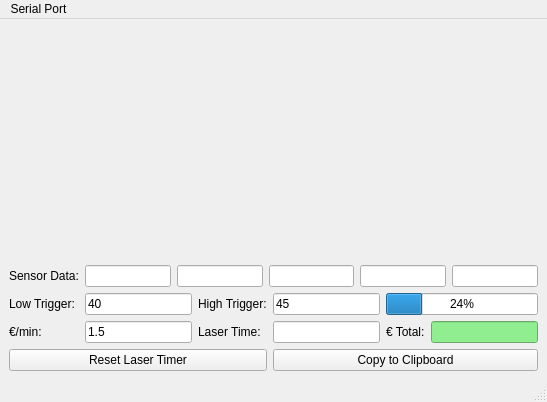
<?xml version="1.0" encoding="UTF-8"?>
<ui version="4.0">
 <class>MainWindow</class>
 <widget class="QMainWindow" name="MainWindow">
  <property name="geometry">
   <rect>
    <x>0</x>
    <y>0</y>
    <width>547</width>
    <height>402</height>
   </rect>
  </property>
  <property name="windowTitle">
   <string>MainWindow</string>
  </property>
  <widget class="QWidget" name="centralwidget">
   <layout class="QVBoxLayout" name="verticalLayout">
    <item>
     <widget class="AdcView" name="adcview" native="true">
      <property name="sizePolicy">
       <sizepolicy hsizetype="Preferred" vsizetype="Expanding">
        <horstretch>0</horstretch>
        <verstretch>0</verstretch>
       </sizepolicy>
      </property>
     </widget>
    </item>
    <item>
     <layout class="QGridLayout" name="gridLayout_2">
      <property name="sizeConstraint">
       <enum>QLayout::SetMinimumSize</enum>
      </property>
      <item row="1" column="0">
       <widget class="QLabel" name="label">
        <property name="text">
         <string>Low Trigger:</string>
        </property>
       </widget>
      </item>
      <item row="1" column="1">
       <widget class="QLineEdit" name="trigger_low">
        <property name="text">
         <string>40</string>
        </property>
       </widget>
      </item>
      <item row="1" column="2">
       <widget class="QLabel" name="label_2">
        <property name="text">
         <string>High Trigger:</string>
        </property>
       </widget>
      </item>
      <item row="1" column="3">
       <widget class="QLineEdit" name="trigger_high">
        <property name="text">
         <string>45</string>
        </property>
       </widget>
      </item>
      <item row="0" column="0">
       <widget class="QLabel" name="label_3">
        <property name="text">
         <string>Sensor Data:</string>
        </property>
       </widget>
      </item>
      <item row="0" column="1" colspan="5">
       <layout class="QHBoxLayout" name="horizontalLayout">
        <item>
         <widget class="QLineEdit" name="m1">
          <property name="focusPolicy">
           <enum>Qt::NoFocus</enum>
          </property>
          <property name="readOnly">
           <bool>true</bool>
          </property>
         </widget>
        </item>
        <item>
         <widget class="QLineEdit" name="m2">
          <property name="focusPolicy">
           <enum>Qt::NoFocus</enum>
          </property>
          <property name="readOnly">
           <bool>true</bool>
          </property>
         </widget>
        </item>
        <item>
         <widget class="QLineEdit" name="m3">
          <property name="focusPolicy">
           <enum>Qt::NoFocus</enum>
          </property>
          <property name="readOnly">
           <bool>true</bool>
          </property>
         </widget>
        </item>
        <item>
         <widget class="QLineEdit" name="m4">
          <property name="focusPolicy">
           <enum>Qt::NoFocus</enum>
          </property>
          <property name="readOnly">
           <bool>true</bool>
          </property>
         </widget>
        </item>
        <item>
         <widget class="QLineEdit" name="m5">
          <property name="focusPolicy">
           <enum>Qt::NoFocus</enum>
          </property>
          <property name="readOnly">
           <bool>true</bool>
          </property>
         </widget>
        </item>
       </layout>
      </item>
      <item row="1" column="4" colspan="2">
       <widget class="QProgressBar" name="trigger">
        <property name="value">
         <number>24</number>
        </property>
       </widget>
      </item>
      <item row="2" column="0">
       <widget class="QLabel" name="label_5">
        <property name="text">
         <string>€/min:</string>
        </property>
       </widget>
      </item>
      <item row="2" column="1">
       <widget class="QLineEdit" name="euro_min">
        <property name="text">
         <string>1.5</string>
        </property>
       </widget>
      </item>
      <item row="3" column="0" colspan="3">
       <widget class="QPushButton" name="reset">
        <property name="text">
         <string>Reset Laser Timer</string>
        </property>
       </widget>
      </item>
      <item row="3" column="3" colspan="3">
       <widget class="QPushButton" name="copy">
        <property name="text">
         <string>Copy to Clipboard</string>
        </property>
       </widget>
      </item>
      <item row="2" column="3">
       <widget class="QLineEdit" name="laser_time">
        <property name="focusPolicy">
         <enum>Qt::NoFocus</enum>
        </property>
        <property name="readOnly">
         <bool>true</bool>
        </property>
       </widget>
      </item>
      <item row="2" column="5">
       <widget class="QLineEdit" name="euro_total">
        <property name="font">
         <font>
          <weight>75</weight>
          <bold>true</bold>
         </font>
        </property>
        <property name="focusPolicy">
         <enum>Qt::NoFocus</enum>
        </property>
        <property name="styleSheet">
         <string>background: lightgreen;</string>
        </property>
        <property name="readOnly">
         <bool>true</bool>
        </property>
       </widget>
      </item>
      <item row="2" column="4">
       <widget class="QLabel" name="label_6">
        <property name="text">
         <string>€ Total:</string>
        </property>
       </widget>
      </item>
      <item row="2" column="2">
       <widget class="QLabel" name="label_4">
        <property name="text">
         <string>Laser Time:</string>
        </property>
       </widget>
      </item>
     </layout>
    </item>
   </layout>
  </widget>
  <widget class="QMenuBar" name="menubar">
   <property name="geometry">
    <rect>
     <x>0</x>
     <y>0</y>
     <width>547</width>
     <height>25</height>
    </rect>
   </property>
   <widget class="QMenu" name="menu_sp">
    <property name="title">
     <string>Serial Port</string>
    </property>
   </widget>
   <addaction name="menu_sp"/>
  </widget>
  <widget class="QStatusBar" name="statusbar"/>
 </widget>
 <customwidgets>
  <customwidget>
   <class>AdcView</class>
   <extends>QWidget</extends>
   <header>qtgui.h</header>
   <container>1</container>
  </customwidget>
 </customwidgets>
 <tabstops>
  <tabstop>trigger_low</tabstop>
  <tabstop>trigger_high</tabstop>
  <tabstop>euro_min</tabstop>
  <tabstop>reset</tabstop>
  <tabstop>copy</tabstop>
 </tabstops>
 <resources/>
 <connections/>
</ui>
